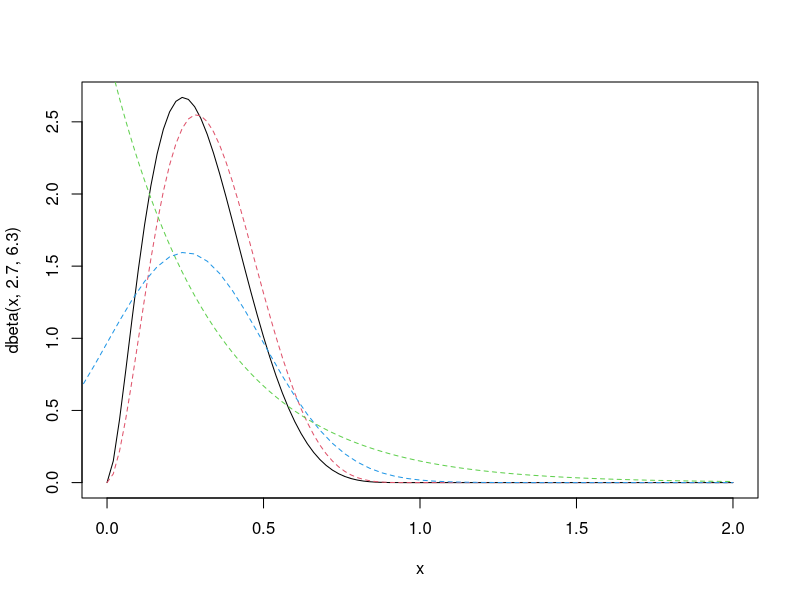
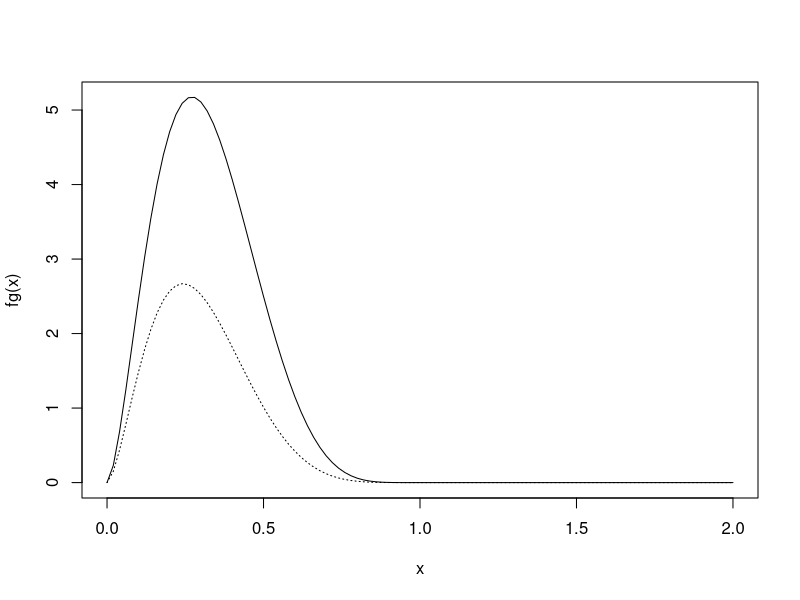
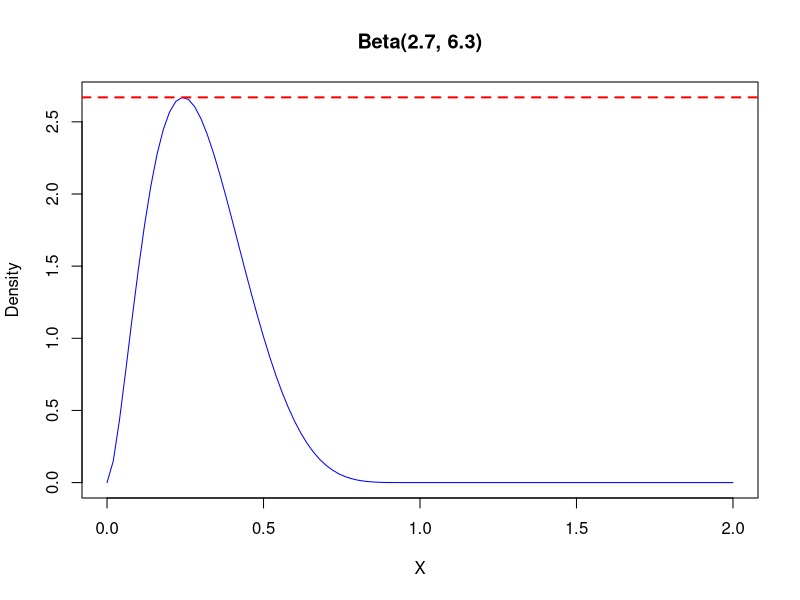
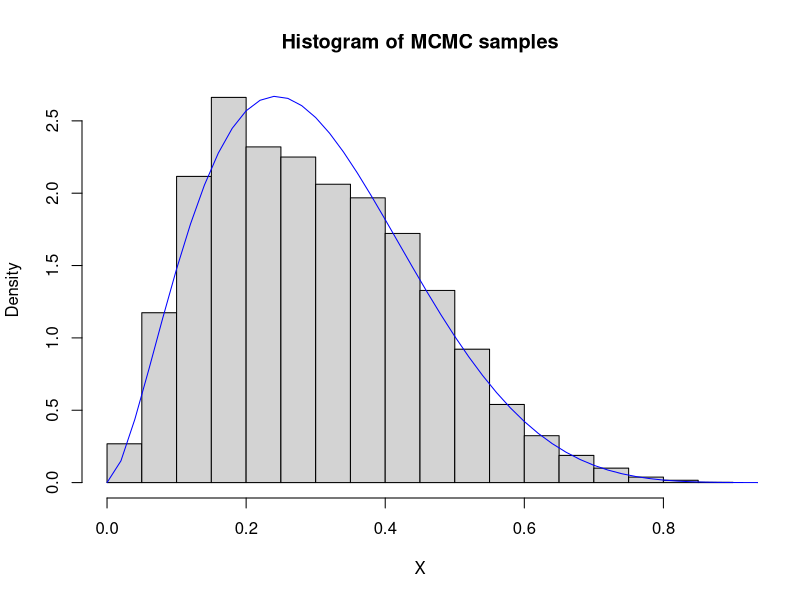
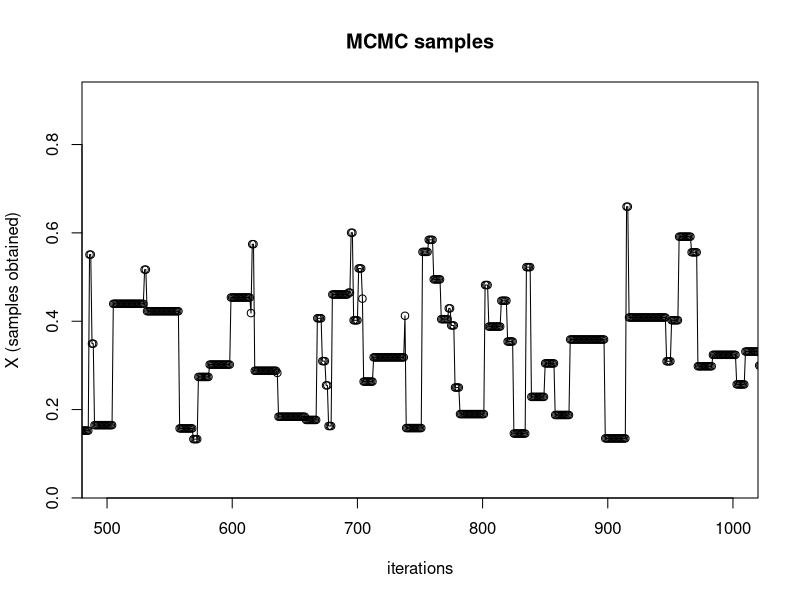
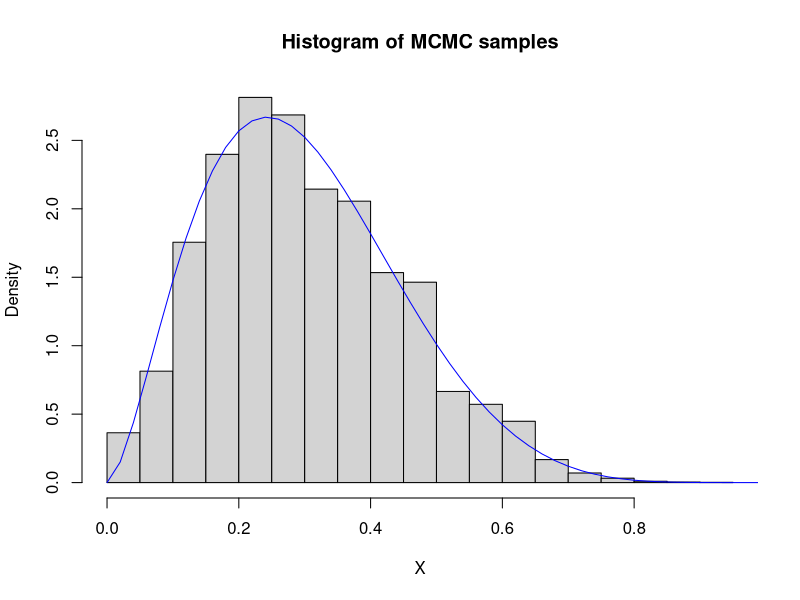
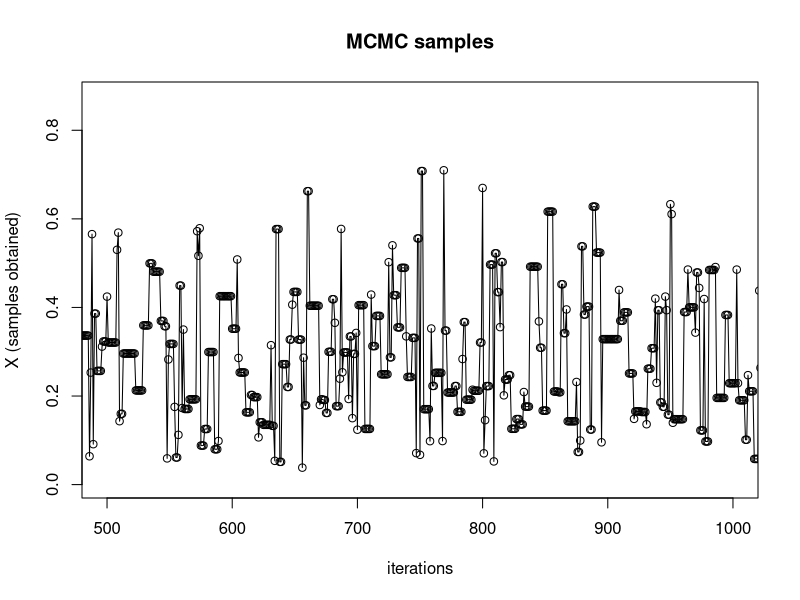
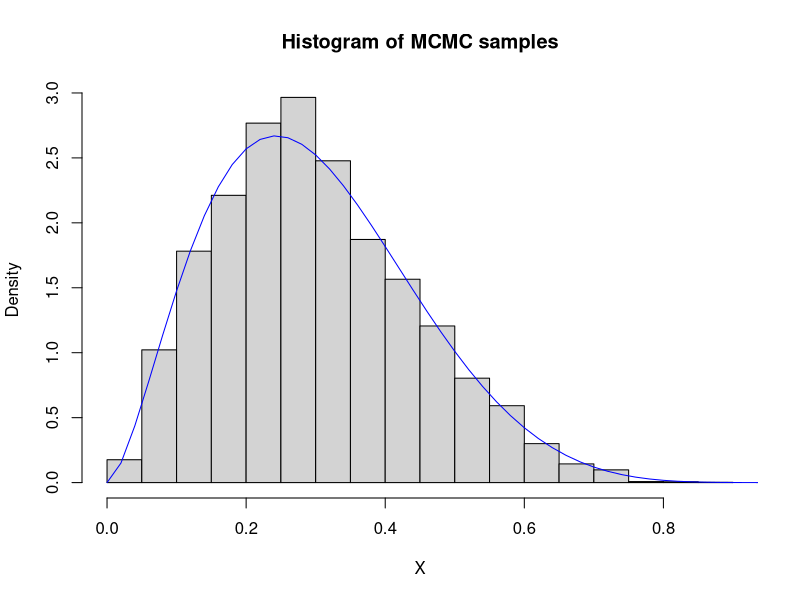

These charts were generated, in order, by the following R code:
## ---- chunk 1
## potential instumential distributions
curve(expr = dbeta(x, 2.7, 6.3), from = 0, to = 2)
curve(expr = dbeta(x, 3, 6), from = 0, to = 2, add = TRUE, col = 2, lty = 2)
curve(expr = dexp(x, rate = 3), from = 0, to = 2, add = TRUE, col = 3, lty = 2)
#curve(expr = dnorm(x, mean = 1, sd = 1), from = 0, to = 2, add = TRUE, col = 4, lty = 2)
curve(expr = dnorm(x, mean = 0.25, 0.25), from = -2, to = 2, add = TRUE, col = 4, lty = 2)







fg = function(x){
  1.5*dbeta(x, 2.7, 6.3)/dexp(x, rate = 1)
}

curve(expr = fg, from = 0, to = 2)
curve(expr = dbeta(x, 2.7, 6.3), from = 0, to = 2, add = TRUE, lty = 3)

## ---- chunk 2
N = 10000

## For accept-reject, we need to find a value for M
## we can use `optimize` to find the maximum of our target density
maximum  = optimize(f = function(x){ dbeta(x, 2.7, 6.3) }, 
                    interval = c(0, 2), maximum = TRUE ) ## obtain maximum

## M here is basically random guess
M = maximum$objective  ## something smaller like 1.5 works too!
curve(expr = dbeta(x, 2.7, 6.3), 
      from = 0, to = 2, col = "blue",
      main = "Beta(2.7, 6.3)", xlab = "X", ylab = "Density")
abline(h = M, lty = 2, lwd = 2, col = "red")

f = function(x){
  dbeta(x, 2.7, 6.3)
}

g = function(x){
  #dnorm(x, mean = maximum$maximum, sd = 0.25)
  dexp(x, rate = 1)
}


#N = 100000
X = numeric(N)
i = 0
while(i < N){
  #Y = abs(rnorm(n = 1, mean = maximum$maximum, sd = 0.25))
  Y = rexp(n = 1, rate = 1)
  U = runif(1)
  if(U*M <= f(Y)/g(Y)){
    i = i + 1
    X[i] = Y
  }
}



print("sample mean from direct samples")
mean(rbeta(n = 1000, shape1 = 2.7, shape2 = 6.3))
print("sample mean from Accept-Reject samples")
mean(X)


## see how samples from chain compare to Beta(2.7, 6.3) density
hist(X, main = "Histogram of MCMC samples", prob = TRUE)
curve(expr = dbeta(x, 2.7, 6.3), 
      from = 0, to = 2, add = TRUE, col = "blue")

## ---- chunk 3
## Metropolis Hastings
## now compare results with Beta(2.7, 6.3)

N = 10000
X = numeric(N)
X[1] = rbeta(n = 1, shape1 = 2.7, shape2 = 6.3) ## initial value
for(i in 1:N){
  Y = rexp(n = 1, rate = X[i])
  rho = (dbeta(x = Y, 2.7, 6.3) * dexp(x = X[i], rate = Y)) / 
    (dbeta(x = X[i], 2.7, 6.3) * dexp(x = Y, rate = X[i])) 
  
  if(runif(1) < rho){
    X[i+1] = Y
  } else{
    X[i+1] = X[i]
  }
  
}

print("sample mean from direct samples")
mean(rbeta(n = 1000, shape1 = 2.7, shape2 = 6.3))
print("sample mean from M-H samples")
mean(X)

## see chain transitions
plot(X, type = "o", main = "MCMC samples",
     xlim = c(500,1000),
     xlab = "iterations", ylab = "X (samples obtained)")

## see how samples from chain compare to Beta(2.7, 6.3) density
hist(X, main = "Histogram of MCMC samples", prob = TRUE)
curve(expr = dbeta(x, 2.7, 6.3), 
      from = 0, to = 2, add = TRUE, col = "blue")


## ---- chunk 4

## Metropolis Hastings
## now compare results with Beta(2.7, 6.3)

N = 10000
X = numeric(N)
X[1] = rbeta(n = 1, shape1 = 2.7, shape2 = 6.3)
for(i in 1:N){
  Y = rexp(n = 1, rate = 1)
  rho = (dbeta(x = Y, 2.7, 6.3) * dexp(x = X[i], rate = 1)) / 
    (dbeta(x = X[i], 2.7, 6.3) * dexp(x = Y, rate = 1)) 
  
  if(runif(1) < rho){
    X[i+1] = Y
  } else{
    X[i+1] = X[i]
  }
  
}



print("sample mean from direct samples")
mean(rbeta(n = 1000, shape1 = 2.7, shape2 = 6.3))
print("sample mean from M-H samples")
mean(X)


## see chain transitions
plot(X, type = "o", main = "MCMC samples",
     xlim = c(500,1000),
     xlab = "iterations", ylab = "X (samples obtained)")

## see how samples from chain compare to Beta(2.7, 6.3) density
hist(X, main = "Histogram of MCMC samples", prob = TRUE)
curve(expr = dbeta(x, 2.7, 6.3), 
      from = 0, to = 2, add = TRUE, col = "blue")



## ---- chunk 5
N = 10000

## For accept-reject, we need to find a value for M
## we can use `optimize` to find the maximum of our target density
maximum  = optimize(f = function(x){ dgamma(x = x, shape = 4.3, rate = 6.2)}, 
                    interval = c(0, 2), maximum = TRUE ) ## obtain maximum

M = maximum$objective
curve(expr = dgamma(x = x, shape = 4.3, rate = 6.2), 
      from = 0, to = 2, col = "blue",
      main = "Gamma(4.3, 6.2", xlab = "X", ylab = "Density")
abline(h = M, lty = 3, lwd = 2, col = "red")

f = function(x){
  dgamma(x = x, shape = 4.3, rate = 6.2)
}

g = function(x){
  dgamma(x = x, shape = 4, rate = 7)
}


#N = 10
X = numeric(N)
i = 0
while(i < N){
  Y = rgamma(n = 1, shape = 4, rate = 7)
  U = runif(1)
  if(U*M <= f(Y)/g(Y)){
    i = i + 1
    X[i] = Y
  }
}

## see how samples from chain compare to Gamma density
hist(X, main = "Histogram of MCMC samples", prob = TRUE)
curve(expr = dgamma(x = x, shape = 4.3, rate = 6.2), 
      from = 0, to = 2, add = TRUE, col = "blue")

## ---- chunk 6
## Metropolis Hastings 

N = 10000
X = numeric(N)
X[1] = rgamma(n = 1, shape = 4.3, rate = 6.2)
for(i in 1:N){
  Y = rgamma(n = 1, shape = 4, rate = 7)
  rho = (dgamma(x = Y, shape = 4.3, rate = 6.2) * dgamma(x = X[i], shape = 4, rate = 7)) / 
    (dgamma(x = X[i], shape = 4.3, rate = 6.2) * dgamma(x = Y, shape = 4, rate = 7)) 
  #X[i+1] = X[i] + (Y - X[i])*(runif(1) < rho) ## equivalent to if-else statement below
  if(runif(1) < rho){
    X[i+1] = Y
  } else{
    X[i+1] = X[i]
  }
  
}



mean(X)

## see chain transitions
par(mfrow = c(1,2))
plot(X, type = "o", main = "MCMC samples",
     xlim = c(1,200),
     xlab = "iterations", ylab = "X (samples obtained)")

plot(X, type = "o", main = "MCMC samples",
     xlim = c(N-200,N),
     xlab = "iterations", ylab = "X (samples obtained)")
par(mfrow = c(1,1))


## see how samples from chain compare to Gamma density
hist(X, main = "Histogram of MCMC samples", prob = TRUE)
curve(expr = dgamma(x = x, shape = 4.3, rate = 6.2), 
      from = 0, to = 2, add = TRUE, col = "blue")

## ---- chunk 7

## Metropolis Hastings
## now compare results with Gamma(5,6)

N = 10000
X = numeric(N)
X[1] = rgamma(n = 1, shape = 4.3, rate = 6.2)
for(i in 1:N){
  Y = rgamma(n = 1, shape = 5, rate = 6)
  rho = (dgamma(x = Y, shape = 4.3, rate = 6.2) * dgamma(x = X[i], shape = 5, rate = 6)) / 
    (dgamma(x = X[i], shape = 4.3, rate = 6.2) * dgamma(x = Y, shape = 5, rate = 6)) 
  #X[i+1] = X[i] + (Y - X[i])*(runif(1) < rho) ## equivalent to if-else statement below
  if(runif(1) < rho){
    X[i+1] = Y
  } else{
    X[i+1] = X[i]
  }
  
}



mean(X)

## see chain transitions
plot(X, type = "o", main = "MCMC samples",
     xlim = c(500,1000),
     xlab = "iterations", ylab = "X (samples obtained)")

## see how samples from chain compare to Gamma density
hist(X, main = "Histogram of MCMC samples", prob = TRUE)
curve(expr = dgamma(x = x, shape = 4.3, rate = 6.2), 
      from = 0, to = 2, add = TRUE, col = "blue")



## ---- chunk 8

dRayleigh = function(x, sigma = 4){
  ## any needed for `curve`
  if(any(x < 0)){
    out = 0
  } else{
  out = (x/sigma^2) * exp(-x^2 / (2 * sigma^2))
  }
  return(out)
}

N = 10000

X = numeric(N)
X[1] = 2 ## some random value

for(i in 1:N){
  Y = rchisq(n = 1, df = X[i])
  U = runif(1)
  rho = (dRayleigh(Y) * dchisq(x = X[i], df = Y)) / 
        (dRayleigh(X[i]) * dchisq(x = Y, df = X[i]))
  if(U < rho){
    X[i+1] = Y
  } else {
    X[i+1] = X[i]
  }
}



## see how samples from chain compare to Gamma density
hist(X, main = "Histogram of MCMC samples", prob = TRUE)
curve(expr = dRayleigh, 
      from = 0, to = 20, add = TRUE, col = "blue")



## ---- chunk 9

dRayleigh = function(x, sigma = 4){
  ## any needed for `curve`
  if(any(x < 0)){
    out = 0
  } else{
  out = (x/sigma^2) * exp(-x^2 / (2 * sigma^2))
  }
  return(out)
}

N = 10000

X = numeric(N)
X[1] = 2 ## some random value

for(i in 1:N){
  Y = rgamma(n = 1, shape = X[i], rate = 1)
  U = runif(1)
  rho = (dRayleigh(Y) * dgamma(x = X[i], shape = Y, rate = 1)) / 
        (dRayleigh(X[i]) * dgamma(x = Y, shape = X[i], rate = 1))
  if(U < rho){
    X[i+1] = Y
  } else {
    X[i+1] = X[i]
  }
}



## see how samples from chain compare to Gamma density
hist(X, main = "Histogram of MCMC samples", prob = TRUE)
curve(expr = dRayleigh, 
      from = 0, to = 20, add = TRUE, col = "blue")



## ---- chunk 10

dRayleigh = function(x, sigma = 4){
  ## any needed for `curve`
  if(any(x < 0)){
    out = 0
  } else{
  out = (x/sigma^2) * exp(-x^2 / (2 * sigma^2))
  }
  return(out)
}


N = 10000

X = numeric(N)
X[1] = 2 ## some random value

for(i in 1:N){
  Y = rgamma(n = 1, shape = 2, rate = 1)
  U = runif(1)
  rho = (dRayleigh(Y) * dgamma(x = X[i], shape = 2, rate = 1)) / 
        (dRayleigh(X[i]) * dgamma(x = Y, shape = 2, rate = 1))
  if(U < rho){
    X[i+1] = Y
  } else {
    X[i+1] = X[i]
  }
}



## see how samples from chain compare to Gamma density
hist(X, main = "Histogram of MCMC samples", prob = TRUE)
curve(expr = dRayleigh, 
      from = 0, to = 20, add = TRUE, col = "blue")



## ---- chunk 11
set.seed(987)
N = 10^6

#dt(x = x, df = 4)

X = numeric(N)
X[1] = rnorm(1) ## initialize the starting value

for(i in 1:N){
    Y = rnorm(1) ## independent of X_i
    rho = (dt(Y, df = 4) * dnorm(X[i])) /
            (dt(X[i], df = 4) * dnorm(Y))
    U = runif(1)
    if(U <= rho){
        X[i+1] = Y
    } else{
        X[i+1] = X[i]
    }

}




plot(density(X), type = "l", 
        lty = 2, main = "M-H with N(0,1) candidate")
curve(dt(x, df = 4), add = TRUE, col = 4)

## ---- chunk 12

## now with a t distribution with df = 2

X = numeric(N)
X[1] = rt(1, df = 2) ## initialize the starting value

for(i in 1:N){
    Y = rt(1, df = 2) ## independent of X_i
    rho = (dt(Y, df = 4) * dt(X[i], df = 2)) /
            (dt(X[i], df = 4) * dt(Y, df = 2))
    U = runif(1)
    if(U <= rho){
        X[i+1] = Y
    } else{
        X[i+1] = X[i]
    }

}




plot(density(X), type = "l", 
        lty = 2, main = "M-H with t_df = 2 candidate")
curve(dt(x, df = 4), add = TRUE, col = 4)


## ---- chunk 13

failure <- c(1, 1, 1, 1, 0, 0, 0, 0, 0, 0, 0, 0, 1, 1, 
             0, 0, 0, 1, 0, 0, 0, 0, 0)
temperature <- c(53, 57, 58, 63, 66, 67, 67, 67, 68, 
                 69, 70, 70, 70, 70, 72, 73, 75, 75,
                 76, 76, 78, 79, 81)

df = data.frame(failure, temperature)

head(df)



## ---- chunk 14
fit = glm(formula = failure ~ temperature, data = df, 
          family = binomial(link = "logit"))

summary(fit)

## ---- chunk 15
# Preliminary output from ML estimation
a.mle <- as.numeric(fit$coefficients[1])
b.mle <- as.numeric(fit$coefficients[2])
var.a.mle <- summary(fit)$cov.scaled[1, 1]
var.b.mle <- summary(fit)$cov.scaled[2, 2]
b.mme <- exp(a.mle + 0.577216)


## ---- chunk 16
## setting up functions

# Posterior distribution
dpost <- function(theta, y = failure, x = temperature){
    ## density of Y is binomial/bernoulli
    a <- theta[1]
    b <- theta[2]
    p <- 1 - 1 / (1 + exp(a + b * x)) ## logistic CDF
    lik <- exp(sum(dbinom(y, size=1, prob=p, log=TRUE)))
    dprior <- exp(a) * exp(-exp(a) / b.mme) * 1/ b.mme ## density of prior
    return(lik * dprior)
}


# Proposal distribution (independent proposal, so "theta0" is not used)
dprop <- function(theta){
    ## ignore theta0
    a <- theta[1]
    b <- theta[2]
    pr1 <- exp(a) * exp(-exp(a) / b.mme) / b.mme
    pr2 <- dnorm(b, b.mle, sqrt(var.b.mle))
    return(pr1 * pr2)
}




rprop <- function(theta0){
    ## independent proposals for a and b
    #a <- log(rexp(1, 1 / b.mme))
    a <- log(rexp(1, 1 / b.mme)) ## log for computational purposes
    b <- rnorm(1, b.mle, sqrt(var.b.mle))
    return(c(a, b))
}



## ---- chunk 17
## Metropolis-Hastings set up to run


# Run Metropolis-Hastings
N <- 10^4
B <- 10^3
#mh.out <- MH(c(a.mle, b.mle), dpost, dprop, rprop, N, B)


## x0: initializing values for MH algorithm
## f: the pdf of posterior; target distribution
## dprop: the pdf of the proposal distribution
## rprop: the random number gen for proposal
## N: Number of samples needed
## B: Number of burn in samples
## function generates N+B samples then drops B
x0 <- c(a.mle, b.mle)
x <- matrix(NA, nrow = N + B, ncol = length(x0)) 
fx <- rep(NA, N + B)
x[1,] <- x0 ## add the initializing values
fx[1] <- dpost(x0) ## initiate the M-H algorithm
ct <- 0 ## counter for acceptance

for(i in 2:(N + B)){
    u <- rprop(x[i-1,])
    fu <- dpost(u)
    ## use log values for computational purposes
    r <- log(fu) + log(dprop(x[i-1,])) - log(fx[i-1]) - log(dprop(u))
    R <- min(exp(r), 1)
    if(runif(1) <= R){
        ct <- ct + 1 ## update counter
        x[i,] <- u
        fx[i] <- fu
    } else {
    x[i,] <- x[i-1,]
    fx[i] <- fx[i-1]
    }
}


mh.out <- x[-(1:B), ]
alpha.mh <- mh.out[,1]
beta.mh <- mh.out[,2]


## ---- chunk 18

summary(mh.out) ## summary of parameters


par(mfrow = c(1,2))
hist(alpha.mh, freq=FALSE, col="gray", border="white", xlab=expression(alpha))
plot(alpha.mh, type="l", col="gray", xlab="Iteration", ylab=expression(alpha))
lines(1:N, cumsum(alpha.mh) / (1:N))

hist(beta.mh, freq=FALSE, col="gray", border="white", xlab=expression(beta))
plot(beta.mh, type="l", col="gray", xlab="Iteration", ylab=expression(beta))
lines(1:N, cumsum(beta.mh)/(1:N))


## ---- chunk 19
p65 <- 1 - 1 / (1 + exp(alpha.mh + beta.mh * 65))
p45 <- 1 - 1 / (1 + exp(alpha.mh + beta.mh * 45))

hist(p65, freq=FALSE, col="gray", border="white", xlab="p(65)", main="")
hist(p45, freq=FALSE, col="gray", border="white", xlab="p(45)", main="")
